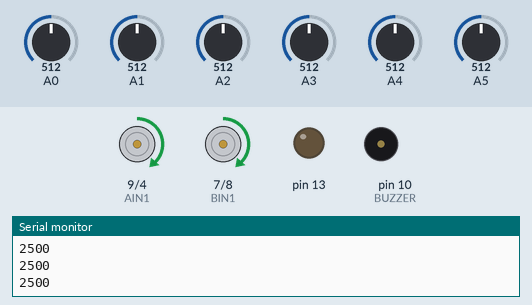
Recording of a sketch running on a simulated Arduino Uno, built with avr-gcc and run on an emulated ATmega328P. On the bench: motor-driver pin pairs drawn as motors (green arrow = first pin HIGH = forward, orange = second pin HIGH = backward, longer = more drive, scaled by the enable pin), output pins drawn as LEDs (lit = HIGH), buzzer (waves = sounding), the last lines printed to the serial monitor. The inputs (shaded band) are chosen by the test bench; at power-on: A0 = 512, A1 = 512, A2 = 512, A3 = 512, A4 = 512, A5 = 512.

Above: at 13.7 s.
13.8 s: A0 set to 760
15.3 s: A0 set to 796
At 16.7 s:
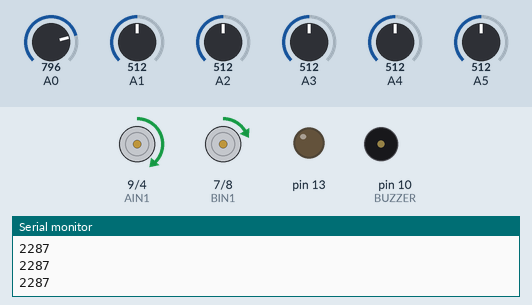
17.0 s: A0 set to 30
At 17.7 s:
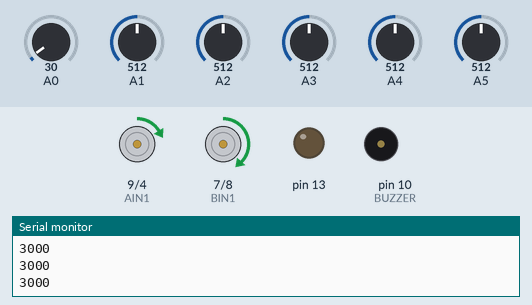
18.5 s: A0 set to 267
20.0 s: A0 set to 290
At 20.4 s:
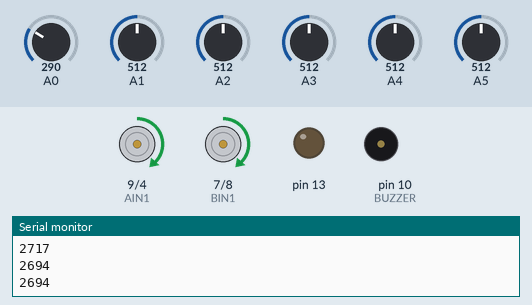
21.6 s: A0 set to 992
At 22.4 s:
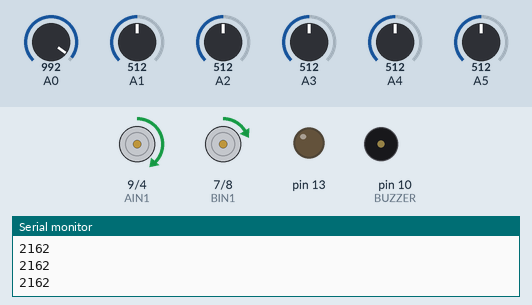
Timing chart, 0 to 24.1 s (numbered marks = the images above; inputs shaded):
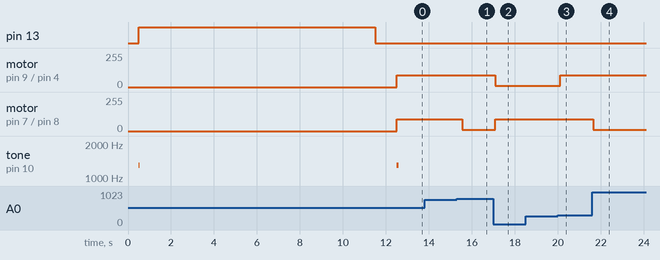

The sketch:

SEGUIDOR_RECTO_CON_SENSOR.ino
```cpp
#include <QTRSensors.h>

//sudo chmod a+rw /dev/ttyUSB* abrir puerto

//CONSTANTES
#define NUM_SENSORS             6  // number of sensors used
#define NUM_SAMPLES_PER_SENSOR  4  // average 4 analog samples per sensor reading
#define EMITTER_PIN             2  // emitter is controlled by digital pin 2
#define BUZZER 10                  // parlante
#define AIN1 9    // pin 1 de dirección del Motor Izquierdo
#define AIN2 4    // pin 2 de dirección del Motor Izquierdo
#define PWMA 5    // pin PWM del Motor Izquierdo
#define BIN1 7   // pin 1 de dirección del Motor Derecho
#define BIN2 8   // pin 2 de dirección del Motor Derecho
#define PWMB 6    // pin PWM del Motor Derecho
#define VAL 90
#define SUBVAL 80


// sensors 0 through 5 are connected to analog inputs 0 through 5, respectively
QTRSensorsAnalog qtra((unsigned char[]) {0, 1, 2, 3, 4, 5},
  NUM_SENSORS, NUM_SAMPLES_PER_SENSOR, EMITTER_PIN);
unsigned int sensorValues[NUM_SENSORS];
unsigned int valueA, valueB;


void setup() {
  // put your setup code here, to run once:
  pinMode(AIN1, OUTPUT);
  pinMode(AIN2, OUTPUT);
  pinMode(PWMA, OUTPUT);
  pinMode(BIN1, OUTPUT);
  pinMode(BIN2, OUTPUT);
  pinMode(PWMB, OUTPUT);
  pinMode(10,OUTPUT);
  delay(500);
  pinMode(13, OUTPUT);
  digitalWrite(13, HIGH);    // turn on Arduino's LED to indicate we are in calibration mode
  tone(BUZZER,1300,50);
  delay(1000);
  for (int i = 0; i < 400; i++)  // make the calibration take about 10 seconds
  {
    qtra.calibrate();       // reads all sensors 10 times at 2.5 ms per six sensors (i.e. ~25 ms per call)
  }
  digitalWrite(13, LOW);     // turn off Arduino's LED to indicate we are through with calibration

  // print the calibration minimum values measured when emitters were on
  Serial.begin(9600);
  for (int i = 0; i < NUM_SENSORS; i++)
  {
    Serial.print(qtra.calibratedMinimumOn[i]);
    Serial.print(' ');
  }
  Serial.println();

  // print the calibration maximum values measured when emitters were on
  for (int i = 0; i < NUM_SENSORS; i++)
  {
    Serial.print(qtra.calibratedMaximumOn[i]);
    Serial.print(' ');
  }
  Serial.println();
  Serial.println();
  delay(1000);
  tone(BUZZER,1300,100);

}

void loop() {
  //entero sin signo, siempre positivo
  unsigned int position = qtra.readLine(sensorValues);
  /*for (unsigned char i = 0; i < NUM_SENSORS; i++)
  {
    Serial.print(sensorValues[i]);
    Serial.print('\t');
  }*/
  Serial.println(position); // comment this line out if you are using raw values
  if(position<2300){
    valueA = VAL;
    valueB = VAL-SUBVAL;
  }
  else if(position > 2700){
    valueA = VAL-SUBVAL;
    valueB = VAL;
  }
  else{
    valueA = VAL;
    valueB = VAL;
  }

  digitalWrite(BIN1, HIGH);
  digitalWrite(BIN2, LOW);
  analogWrite(PWMB, valueB);
  digitalWrite(AIN1, HIGH);
  digitalWrite(AIN2, LOW);
  analogWrite(PWMA, valueA);
  delay(250);

}
```

Measured:
- the behaviour switches between 778 and 779 on A0 (found by bisection; images 0 and 1)
- the behaviour switches between 283 and 284 on A0 (found by bisection; images 2 and 3)
- after the input at 15.3 s, motor on pin 7 (BIN1) / pin 8 (BIN2): forward 90/255 → forward 10/255 after 0.25 s
- after the input at 17.0 s, motor on pin 9 (AIN1) / pin 4 (AIN2): forward 90/255 → forward 10/255 after 0.08 s; motor on pin 7 (BIN1) / pin 8 (BIN2): forward 10/255 → forward 90/255 after 0.08 s
- after the input at 20.0 s, motor on pin 9 (AIN1) / pin 4 (AIN2): forward 10/255 → forward 90/255 after 0.12 s
- after the input at 21.6 s, motor on pin 7 (BIN1) / pin 8 (BIN2): forward 90/255 → forward 10/255 at once
- by itself, tone on pin 10 (BUZZER): alternates 1300 Hz for 0.08 s and silent for 12.0 s
